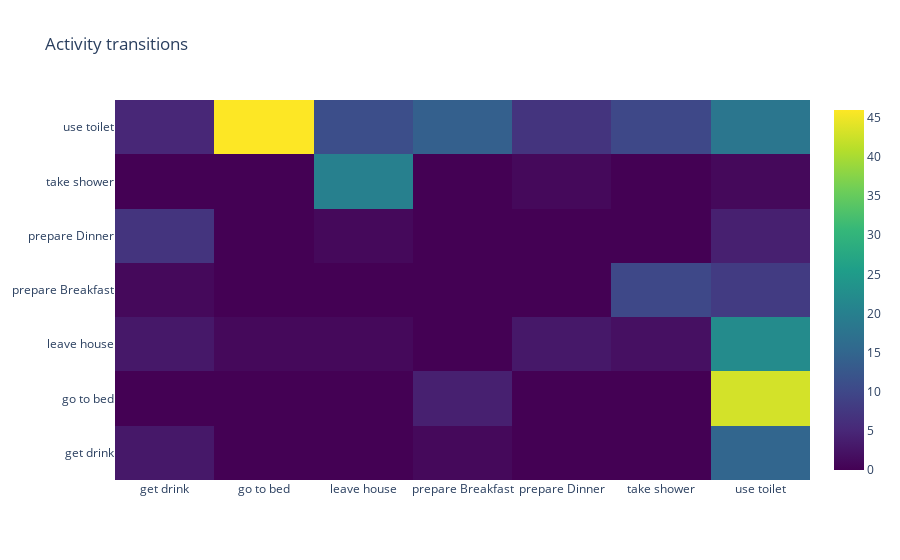

The cell this chart's notebook holds for it:
### Markdown cell above
#### Transition Heatmap
Can be read as firt used the toilet and then got into bed 46 times

### Code cell
plt_act.heatmap_transitions(data.df_activities).show()

### Figure 1 — Plotly figure (JSON) as saved in the notebook; plotly's stock layout.template omitted (floating-point values rounded to 4 significant figures)
{"data": [{"colorscale": [[0, "#440154"], [0.1111, "#482878"], [0.2222, "#3e4989"], [0.3333, "#31688e"], [0.4444, "#26828e"], [0.5556, "#1f9e89"], [0.6667, "#35b779"], [0.7778, "#6ece58"], [0.8889, "#b5de2b"], [1, "#fde725"]], "hoverongaps": false, "type": "heatmap", "x": ["get drink", "go to bed", "leave house", "prepare Breakfast", "prepare Dinner", "take shower", "use toilet"], "y": ["get drink", "go to bed", "leave house", "prepare Breakfast", "prepare Dinner", "take shower", "use toilet"], "z": [[3, 0, 0, 1, 0, 0, 15], [0, 0, 0, 4, 0, 0, 43], [3, 1, 1, 0, 3, 2, 22], [1, 0, 0, 0, 0, 10, 8], [7, 0, 1, 0, 0, 0, 4], [0, 0, 20, 0, 1, 0, 1], [5, 46, 11, 14, 7, 10, 18]]}], "layout": {"title": {"text": "Activity transitions"}}}
